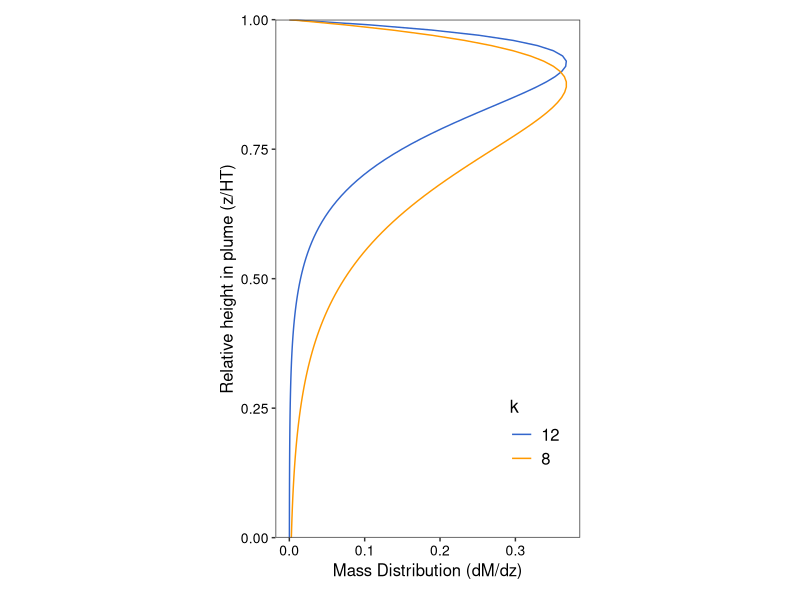

Here is the R script that generated this plot:
# Script to produce Figure 2c in the main text
# Please note that some post editing of the plot was then carried out in
# Adobe illustrator to ensure the spacing and legends were legible
# Adapted from MATLAB script from L Mastin

# Author: Hannah Buckland
# Date: 14/07/2021

# Written for the manuscript "Modelling the transport and deposition of ash
# following a Magnitude 7 eruption: the distal Mazama tephra"
# Submitted to Bull. Volc

library(ggplot2)
library(tidyverse)
library(data.table)

# Suzuki equation
k <- list(8,12)       #Suzuki constants
A <- 1        #integration constant
z <- seq(0,1,by=0.01) # height, normalized to total plume height

suzuki_function <- function(k){
  suzuki_out <- data.frame(z=z,
                           k=as.character(k),
                           dMdz=A*k*(1-z)*exp(-k*(1-z)))
  suzuki_out <- suzuki_out %>%
    arrange(z)
  return(suzuki_out)
}

fun_out <- lapply(k, suzuki_function)
suzuki_out_long <- rbindlist(fun_out)

suzuki_plot <- ggplot(suzuki_out_long) +
  geom_line(aes(y=dMdz,x=z,colour=k)) +
  coord_flip() +
  xlab("Relative height in plume (z/HT)") +
  ylab("Mass Distribution (dM/dz)") +
  scale_x_continuous(expand =c(0,0)) +
  scale_colour_manual(values = c("#3366CC","#FF9900")) +
  theme_bw() +
  theme(aspect.ratio = 1.7,
        legend.position = c(0.85,0.2),
        text = element_text(size=12,colour="black"),
        axis.text = element_text(size=10,colour = "black"),
        legend.title = element_text(size=13),
        legend.text = element_text(size=12),
        panel.grid.major = element_blank(),
        panel.grid.minor = element_blank(),
        plot.margin = margin(0.5,0.5,0.5,0.5,"cm"))

ggsave("plots/Fig03_suzuki_dist.pdf",suzuki_plot,width=87,height=100,units = "mm")
